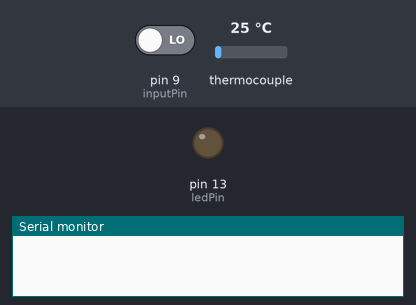
Bench run of a sketch on a simulated Arduino Uno, built with avr-gcc and run on an emulated ATmega328P. Parts: output pins drawn as LEDs (lit = HIGH), the last lines printed to the serial monitor. The inputs (shaded band) are chosen by the test bench; at power-on: pin 9 (inputPin) LOW, thermocouple 25 °C. Pins used as bus, display or sensor lines are not drawn.

Above: at 1.7 s.
1.8 s: pin 9 (inputPin) driven HIGH
At 3.0 s:
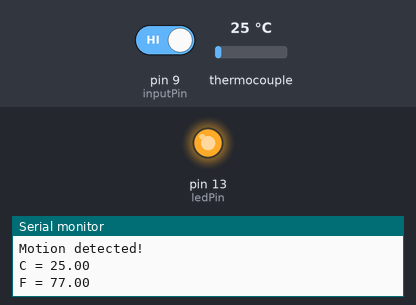
3.3 s: pin 9 (inputPin) driven LOW
At 4.2 s:
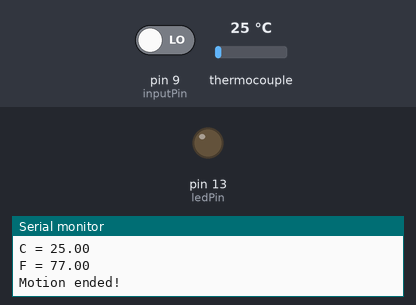
Timing chart, 0 to 6.3 s (numbered marks = the images above; inputs shaded):
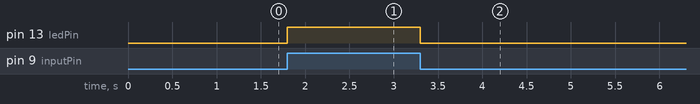

The sketch:

PIR-Sensor-Thermocouple-K-Type-MAX6675.ino
```cpp
/*
 * PIR sensor tester
 * +
 * MAX6675 K-Type Thermocouple tester
 */

#include "max6675.h"            // include MAX6675 adafruit library

int thermoSO = 7;               // SO Pin select
int thermoCS = 6;               // CS Pin select
int thermoCLK = 5;              // SCK Pin select

int ledPin = 13;                // choose the pin for the LED
int inputPin = 9;               // choose the input pin (for PIR sensor)
int pirState = LOW;             // we start, assuming no motion detected
int val = 0;                    // variable for reading the pin status

MAX6675 thermocouple(thermoCLK, thermoCS, thermoSO);
int vccPin1 = 4;                // choose pin for vcc
int vccPin2 = 10;               // choose pin for vcc
int gndPin1 = 3;                // choose pin for gnd
int gndPin2 = 8;                // choose pin for gnd

void setup() {
  Serial.begin(9600);
  // use Arduino pins
  pinMode(vccPin1, OUTPUT); digitalWrite(vccPin1, HIGH); //set pin as a 5V vcc
  pinMode(gndPin1, OUTPUT); digitalWrite(gndPin1, LOW);  //set pin as a gnd
  pinMode(vccPin2, OUTPUT); digitalWrite(vccPin2, HIGH); //set pin as a 5V vcc
  pinMode(gndPin2, OUTPUT); digitalWrite(gndPin2, LOW);  //set pin as a gnd
  pinMode(ledPin, OUTPUT);      // declare LED as output
  pinMode(inputPin, INPUT);     // declare sensor as input

  // Serial.println("MAX6675 test");
  // wait for MAX chip to stabilize
  delay(500);
}

void loop() {

   val = digitalRead(inputPin);  // read input value
   if (val == HIGH) {            // check if the input is HIGH
    digitalWrite(ledPin, HIGH);  // turn LED ON
    if (pirState == LOW) {
      // we have just turned on
      Serial.println("Motion detected!");
      // we only want to print on the output change, not state
      pirState = HIGH;

      // basic readout test, just print the current temp
      Serial.print("C = ");
      Serial.println(thermocouple.readCelsius());
      Serial.print("F = ");
      Serial.println(thermocouple.readFahrenheit());
      delay(100);
    }
   }
   else {
    digitalWrite(ledPin, LOW); // turn LED OFF
    if (pirState == HIGH){
      // we have just turned off
      Serial.println("Motion ended!");
      // we only want to print on the output change, not state
      pirState = LOW;
    }
  }
}
```

Measured:
- after the input at 1.8 s, pin 13 (ledPin): LOW → HIGH at once
- after the input at 3.3 s, pin 13 (ledPin): HIGH → LOW at once
